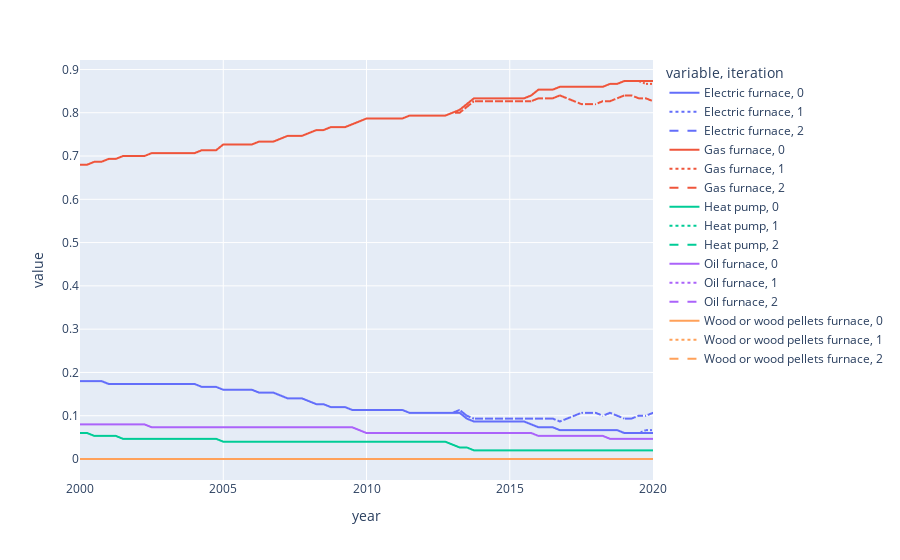

Here is the notebook cell this chart was saved with:
### Code cell
adoption_shares = pd.concat(adoption_share_dfs).loc[province,:].melt(id_vars=["iteration"], ignore_index=False).reset_index()
px.line(adoption_shares, x="year", y="value", color="variable", line_dash="iteration", template="plotly")
